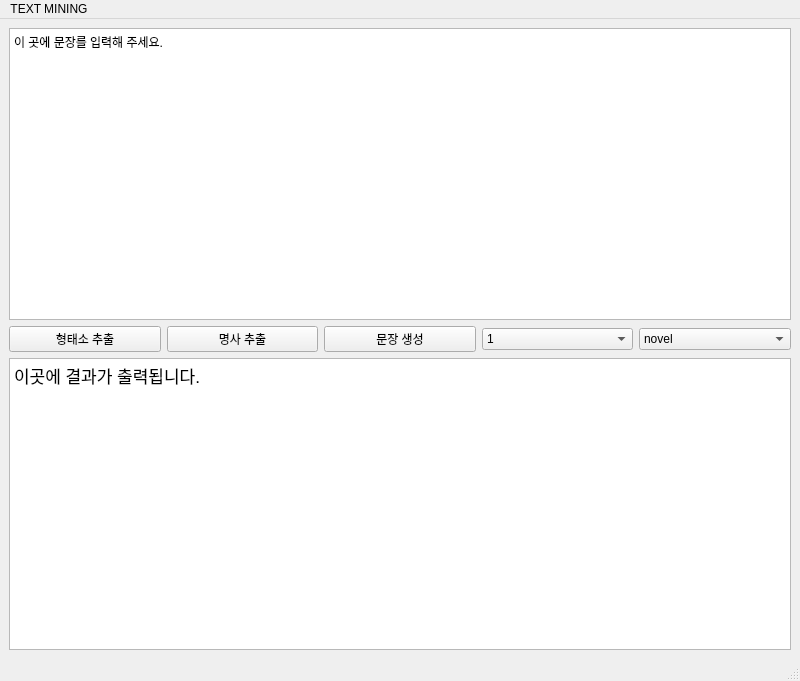
<?xml version="1.0" encoding="UTF-8"?>
<ui version="4.0">
 <class>MainWindow</class>
 <widget class="QMainWindow" name="MainWindow">
  <property name="geometry">
   <rect>
    <x>0</x>
    <y>0</y>
    <width>800</width>
    <height>681</height>
   </rect>
  </property>
  <property name="windowTitle">
   <string>MainWindow</string>
  </property>
  <widget class="QWidget" name="centralwidget">
   <layout class="QGridLayout" name="gridLayout">
    <item row="3" column="0">
     <layout class="QHBoxLayout" name="horizontalLayout">
      <item>
       <widget class="QPushButton" name="pushButton_pos">
        <property name="text">
         <string>형태소 추출</string>
        </property>
       </widget>
      </item>
      <item>
       <widget class="QPushButton" name="pushButton_noun">
        <property name="text">
         <string>명사 추출</string>
        </property>
       </widget>
      </item>
      <item>
       <widget class="QPushButton" name="pushButton_phrases">
        <property name="text">
         <string>문장 생성</string>
        </property>
       </widget>
      </item>
      <item>
       <widget class="QComboBox" name="pushButton_len">
        <property name="currentText">
         <string>1</string>
        </property>
        <item>
         <property name="text">
          <string>1</string>
         </property>
        </item>
        <item>
         <property name="text">
          <string>2</string>
         </property>
        </item>
        <item>
         <property name="text">
          <string>3</string>
         </property>
        </item>
        <item>
         <property name="text">
          <string>4</string>
         </property>
        </item>
        <item>
         <property name="text">
          <string>5</string>
         </property>
        </item>
        <item>
         <property name="text">
          <string>6</string>
         </property>
        </item>
        <item>
         <property name="text">
          <string>7</string>
         </property>
        </item>
        <item>
         <property name="text">
          <string>8</string>
         </property>
        </item>
        <item>
         <property name="text">
          <string>9</string>
         </property>
        </item>
        <item>
         <property name="text">
          <string>10</string>
         </property>
        </item>
        <item>
         <property name="text">
          <string>11</string>
         </property>
        </item>
        <item>
         <property name="text">
          <string>12</string>
         </property>
        </item>
        <item>
         <property name="text">
          <string>13</string>
         </property>
        </item>
        <item>
         <property name="text">
          <string>14</string>
         </property>
        </item>
        <item>
         <property name="text">
          <string>15</string>
         </property>
        </item>
        <item>
         <property name="text">
          <string>16</string>
         </property>
        </item>
        <item>
         <property name="text">
          <string>17</string>
         </property>
        </item>
        <item>
         <property name="text">
          <string>18</string>
         </property>
        </item>
        <item>
         <property name="text">
          <string>19</string>
         </property>
        </item>
        <item>
         <property name="text">
          <string>20</string>
         </property>
        </item>
       </widget>
      </item>
      <item>
       <widget class="QComboBox" name="category_button">
        <item>
         <property name="text">
          <string>novel</string>
         </property>
        </item>
        <item>
         <property name="text">
          <string>speech</string>
         </property>
        </item>
        <item>
         <property name="text">
          <string>tractate</string>
         </property>
        </item>
       </widget>
      </item>
     </layout>
    </item>
    <item row="1" column="0">
     <widget class="QTextEdit" name="textEdit_first">
      <property name="enabled">
       <bool>true</bool>
      </property>
      <property name="undoRedoEnabled">
       <bool>true</bool>
      </property>
      <property name="lineWrapMode">
       <enum>QTextEdit::WidgetWidth</enum>
      </property>
      <property name="html">
       <string>&lt;!DOCTYPE HTML PUBLIC &quot;-//W3C//DTD HTML 4.0//EN&quot; &quot;http://www.w3.org/TR/REC-html40/strict.dtd&quot;&gt;
&lt;html&gt;&lt;head&gt;&lt;meta name=&quot;qrichtext&quot; content=&quot;1&quot; /&gt;&lt;style type=&quot;text/css&quot;&gt;
p, li { white-space: pre-wrap; }
&lt;/style&gt;&lt;/head&gt;&lt;body style=&quot; font-family:'Gulim'; font-size:9pt; font-weight:400; font-style:normal;&quot;&gt;
&lt;p style=&quot; margin-top:0px; margin-bottom:0px; margin-left:0px; margin-right:0px; -qt-block-indent:0; text-indent:0px;&quot;&gt;이 곳에 문장를 입력해 주세요.&lt;/p&gt;&lt;/body&gt;&lt;/html&gt;</string>
      </property>
      <property name="overwriteMode">
       <bool>true</bool>
      </property>
     </widget>
    </item>
    <item row="4" column="0">
     <widget class="QTextBrowser" name="textBrowser_output">
      <property name="enabled">
       <bool>true</bool>
      </property>
      <property name="verticalScrollBarPolicy">
       <enum>Qt::ScrollBarAsNeeded</enum>
      </property>
      <property name="html">
       <string>&lt;!DOCTYPE HTML PUBLIC &quot;-//W3C//DTD HTML 4.0//EN&quot; &quot;http://www.w3.org/TR/REC-html40/strict.dtd&quot;&gt;
&lt;html&gt;&lt;head&gt;&lt;meta name=&quot;qrichtext&quot; content=&quot;1&quot; /&gt;&lt;style type=&quot;text/css&quot;&gt;
p, li { white-space: pre-wrap; }
&lt;/style&gt;&lt;/head&gt;&lt;body style=&quot; font-family:'Gulim'; font-size:9pt; font-weight:400; font-style:normal;&quot;&gt;
&lt;p style=&quot; margin-top:0px; margin-bottom:0px; margin-left:0px; margin-right:0px; -qt-block-indent:0; text-indent:0px;&quot;&gt;&lt;span style=&quot; font-family:'.SF NS Text'; font-size:13pt;&quot;&gt;이곳에 결과가 출력됩니다.&lt;/span&gt;&lt;/p&gt;&lt;/body&gt;&lt;/html&gt;</string>
      </property>
     </widget>
    </item>
   </layout>
  </widget>
  <widget class="QMenuBar" name="menubar">
   <property name="geometry">
    <rect>
     <x>0</x>
     <y>0</y>
     <width>800</width>
     <height>21</height>
    </rect>
   </property>
   <widget class="QMenu" name="menu">
    <property name="title">
     <string>TEXT MINING</string>
    </property>
   </widget>
   <addaction name="menu"/>
  </widget>
  <widget class="QStatusBar" name="statusbar"/>
 </widget>
 <resources/>
 <connections/>
</ui>
